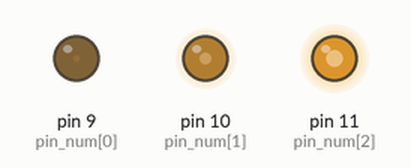
Bench run of a sketch on a simulated Arduino Uno, built with avr-gcc and run on an emulated ATmega328P. Shown: output pins drawn as LEDs (lit = HIGH).

Above: at 0.05 s.
At 8.45 s:
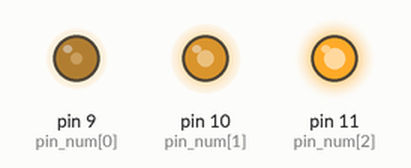
At 16.96 s:
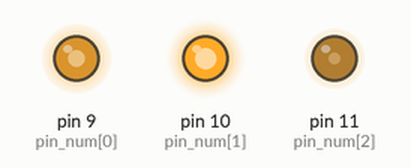
At 19.96 s:
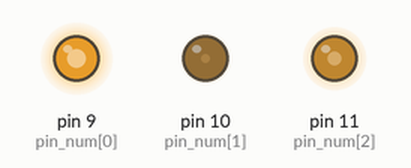
At 27.27 s:
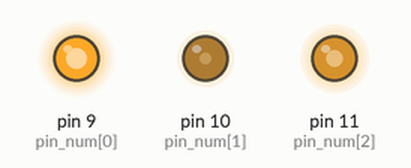
At 39.88 s:
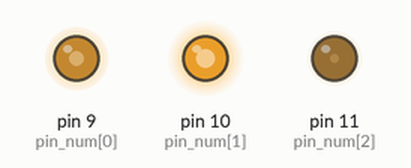
Timing chart, 0 to 40.0 s (numbered marks = the images above):
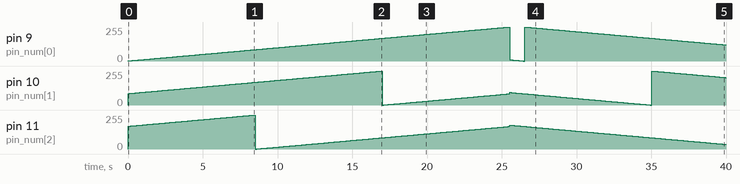

Measured:
- by itself, pin 11 (pin_num[2]): 0/255 → 171/255 at 0.00 s, → 172/255 0.10 s later, → 173/255 0.10 s later, → 174/255 0.10 s later, … (400 changes in this stretch)

The sketch:

Fade.ino
```cpp
const int pin_num[3] = {9, 10, 11};

void setup() {
  for (int i = 0; i < 3; i++) {
    pinMode(pin_num[i], OUTPUT);
  }
}

void setLEDs(int stage){
  for (int i = 0; i < 3; i++) {
    int value = (stage + i*(256/3)) % 256;
    analogWrite(pin_num[i], value);
  }
}

int n = 0;
void loop() {
    n = (n+1) % 512;
    if (n < 256) {
        setLEDs(n);
    }
    else {
        setLEDs(265 - (n - 256));
    }
    delay(100);
}
```
